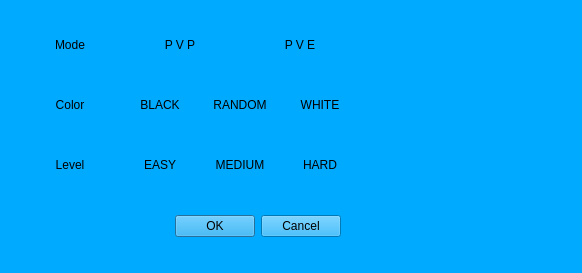
<?xml version="1.0" encoding="UTF-8"?>
<ui version="4.0">
 <class>NewGameSettings</class>
 <widget class="QDialog" name="NewGameSettings">
  <property name="geometry">
   <rect>
    <x>0</x>
    <y>0</y>
    <width>582</width>
    <height>273</height>
   </rect>
  </property>
  <property name="windowTitle">
   <string>Dialog</string>
  </property>
  <property name="styleSheet">
   <string notr="true">background-color: rgb(0, 170, 255);</string>
  </property>
  <widget class="QDialogButtonBox" name="buttonBox">
   <property name="geometry">
    <rect>
     <x>0</x>
     <y>210</y>
     <width>341</width>
     <height>32</height>
    </rect>
   </property>
   <property name="orientation">
    <enum>Qt::Horizontal</enum>
   </property>
   <property name="standardButtons">
    <set>QDialogButtonBox::Cancel|QDialogButtonBox::Ok</set>
   </property>
  </widget>
  <widget class="QLabel" name="labelGameMode">
   <property name="geometry">
    <rect>
     <x>30</x>
     <y>20</y>
     <width>80</width>
     <height>50</height>
    </rect>
   </property>
   <property name="styleSheet">
    <string notr="true">font: 10pt &quot;Arial&quot;;</string>
   </property>
   <property name="text">
    <string>Mode</string>
   </property>
   <property name="alignment">
    <set>Qt::AlignCenter</set>
   </property>
  </widget>
  <widget class="QLabel" name="labelPVP">
   <property name="geometry">
    <rect>
     <x>120</x>
     <y>20</y>
     <width>120</width>
     <height>50</height>
    </rect>
   </property>
   <property name="styleSheet">
    <string notr="true">font: 13pt &quot;Arial&quot;;</string>
   </property>
   <property name="text">
    <string>P V P</string>
   </property>
   <property name="alignment">
    <set>Qt::AlignCenter</set>
   </property>
  </widget>
  <widget class="QLabel" name="labelPVE">
   <property name="geometry">
    <rect>
     <x>240</x>
     <y>20</y>
     <width>120</width>
     <height>50</height>
    </rect>
   </property>
   <property name="styleSheet">
    <string notr="true">font: 13pt &quot;Arial&quot;;</string>
   </property>
   <property name="text">
    <string>P V E</string>
   </property>
   <property name="alignment">
    <set>Qt::AlignCenter</set>
   </property>
  </widget>
  <widget class="QLabel" name="labelColor">
   <property name="geometry">
    <rect>
     <x>30</x>
     <y>80</y>
     <width>80</width>
     <height>50</height>
    </rect>
   </property>
   <property name="styleSheet">
    <string notr="true">font: 10pt &quot;Arial&quot;;</string>
   </property>
   <property name="text">
    <string>Color</string>
   </property>
   <property name="alignment">
    <set>Qt::AlignCenter</set>
   </property>
  </widget>
  <widget class="QLabel" name="labelBlack">
   <property name="geometry">
    <rect>
     <x>120</x>
     <y>80</y>
     <width>80</width>
     <height>50</height>
    </rect>
   </property>
   <property name="styleSheet">
    <string notr="true">font: 13pt &quot;Arial&quot;;</string>
   </property>
   <property name="text">
    <string>BLACK</string>
   </property>
   <property name="alignment">
    <set>Qt::AlignCenter</set>
   </property>
  </widget>
  <widget class="QLabel" name="labelRandom">
   <property name="geometry">
    <rect>
     <x>200</x>
     <y>80</y>
     <width>80</width>
     <height>50</height>
    </rect>
   </property>
   <property name="styleSheet">
    <string notr="true">font: 13pt &quot;Arial&quot;;</string>
   </property>
   <property name="text">
    <string>RANDOM</string>
   </property>
   <property name="alignment">
    <set>Qt::AlignCenter</set>
   </property>
  </widget>
  <widget class="QLabel" name="labelWhite">
   <property name="geometry">
    <rect>
     <x>280</x>
     <y>80</y>
     <width>80</width>
     <height>50</height>
    </rect>
   </property>
   <property name="styleSheet">
    <string notr="true">font: 13pt &quot;Arial&quot;;</string>
   </property>
   <property name="text">
    <string>WHITE</string>
   </property>
   <property name="alignment">
    <set>Qt::AlignCenter</set>
   </property>
  </widget>
  <widget class="QLabel" name="labelLevel">
   <property name="geometry">
    <rect>
     <x>30</x>
     <y>140</y>
     <width>80</width>
     <height>50</height>
    </rect>
   </property>
   <property name="styleSheet">
    <string notr="true">font: 10pt &quot;Arial&quot;;</string>
   </property>
   <property name="text">
    <string>Level</string>
   </property>
   <property name="alignment">
    <set>Qt::AlignCenter</set>
   </property>
  </widget>
  <widget class="QLabel" name="labelEasy">
   <property name="geometry">
    <rect>
     <x>120</x>
     <y>140</y>
     <width>80</width>
     <height>50</height>
    </rect>
   </property>
   <property name="styleSheet">
    <string notr="true">font: 13pt &quot;Arial&quot;;</string>
   </property>
   <property name="text">
    <string>EASY</string>
   </property>
   <property name="alignment">
    <set>Qt::AlignCenter</set>
   </property>
  </widget>
  <widget class="QLabel" name="labelMedium">
   <property name="geometry">
    <rect>
     <x>200</x>
     <y>140</y>
     <width>80</width>
     <height>50</height>
    </rect>
   </property>
   <property name="styleSheet">
    <string notr="true">font: 13pt &quot;Arial&quot;;</string>
   </property>
   <property name="text">
    <string>MEDIUM</string>
   </property>
   <property name="alignment">
    <set>Qt::AlignCenter</set>
   </property>
  </widget>
  <widget class="QLabel" name="labelHard">
   <property name="geometry">
    <rect>
     <x>280</x>
     <y>140</y>
     <width>80</width>
     <height>50</height>
    </rect>
   </property>
   <property name="styleSheet">
    <string notr="true">font: 13pt &quot;Arial&quot;;</string>
   </property>
   <property name="text">
    <string>HARD</string>
   </property>
   <property name="alignment">
    <set>Qt::AlignCenter</set>
   </property>
  </widget>
  <widget class="QLabel" name="Image">
   <property name="geometry">
    <rect>
     <x>360</x>
     <y>30</y>
     <width>200</width>
     <height>200</height>
    </rect>
   </property>
   <property name="text">
    <string/>
   </property>
  </widget>
 </widget>
 <resources/>
 <connections>
  <connection>
   <sender>buttonBox</sender>
   <signal>accepted()</signal>
   <receiver>NewGameSettings</receiver>
   <slot>accept()</slot>
   <hints>
    <hint type="sourcelabel">
     <x>248</x>
     <y>254</y>
    </hint>
    <hint type="destinationlabel">
     <x>157</x>
     <y>274</y>
    </hint>
   </hints>
  </connection>
  <connection>
   <sender>buttonBox</sender>
   <signal>rejected()</signal>
   <receiver>NewGameSettings</receiver>
   <slot>reject()</slot>
   <hints>
    <hint type="sourcelabel">
     <x>316</x>
     <y>260</y>
    </hint>
    <hint type="destinationlabel">
     <x>286</x>
     <y>274</y>
    </hint>
   </hints>
  </connection>
 </connections>
</ui>
